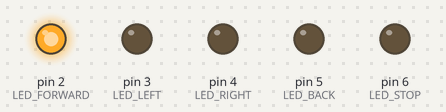
Recording of a sketch running on a simulated Arduino Nano, built with avr-gcc and run on an emulated ATmega328P. On the bench: output pins drawn as LEDs (lit = HIGH).

Above: at 0.2 s.
At 15.2 s:
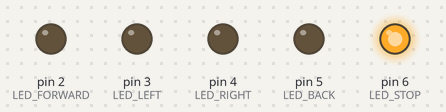
At 31.2 s:
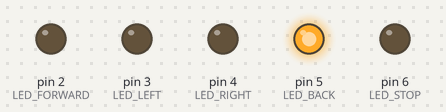
At 39.2 s:
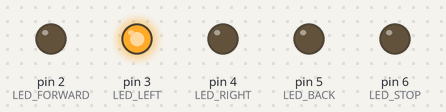
At 47.2 s:
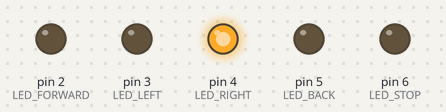
At 62.7 s:
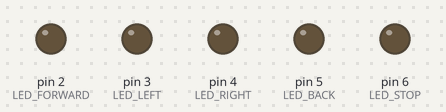
Timing chart, 0 to 63.3 s (numbered marks = the images above):
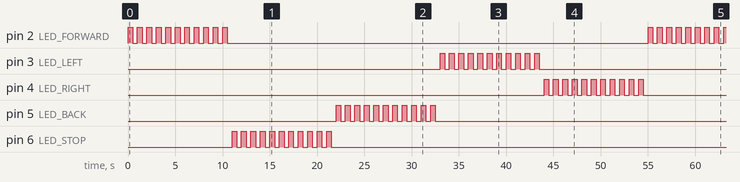

The sketch:

inspire_direction_indicators_top.ino
```cpp
/*
  INNOVATOR INTERNATIONAL (PVT)LTD.
  https://www.innovator.lk/
  --------------------------------------------------------------------------
  Development Platform : Inspire 1.0
  (Arduino development platform)
  --------------------------------------------------------------------------
  Direction Indicators Example (TOP Board).
  --------------------------------------------------------------------------
   Hardware setup :
   plug in a Arduino nano board to the inspire top
   develepment board.
  --------------------------------------------------------------------------
   Connect "Move Indicators" PIN FW(FORWARD) to arduino digital PIN 2(D2)
   Connect "Move Indicators" PIN L (LEFT)    to arduino digital PIN 3(D3)
   Connect "Move Indicators" PIN R (RIGHT)   to arduino digital PIN 4(D4)
   Connect "Move Indicators" PIN BK(BACK)    to arduino digital PIN 5(D5)
   Connect "Move Indicators" PIN ST(STOP)    to arduino digital PIN 6(D6)
  --------------------------------------------------------------------------
  22 march 2021
*/

byte LED_FORWARD = 2;//the number of the Arduino digital PIN,that FW PIN connected to.

byte LED_LEFT = 3;//the number of the Arduino digital PIN,that L PIN connected to.

byte LED_RIGHT = 4;//the number of the Arduino digital PIN,that R PIN connected to.

byte LED_BACK = 5;//the number of the Arduino digital PIN,that BK PIN connected to.

byte LED_STOP = 6;//the number of the Arduino digital PIN,that ST PIN connected to.

boolean FW, BK, ST, L, R, count;

void setup() {
  //initializing all LED PINs as output PINs.
  pinMode(LED_FORWARD, OUTPUT);
  pinMode(LED_LEFT, OUTPUT);
  pinMode(LED_RIGHT, OUTPUT);
  pinMode(LED_BACK, OUTPUT);
  pinMode(LED_STOP, OUTPUT);

  //turning all LEDs off at the begining.
  digitalWrite(LED_FORWARD, LOW);
  digitalWrite(LED_LEFT, LOW);
  digitalWrite(LED_RIGHT, LOW);
  digitalWrite(LED_BACK, LOW);
  digitalWrite(LED_STOP, LOW);
}

void loop() {
  for (int i = 0; i <= 10; i++) {
    forwardIndicator();
  }
  for (int i = 0; i <= 10; i++) {
    stopIndicator();
  }
  for (int i = 0; i <= 10; i++) {
    backwardIndicator();
  }
  for (int i = 0; i <= 10; i++) {
    leftIndicator();
  }

  for (int i = 0; i <= 10; i++) {
    rightIndicator();
  }
}

void leftIndicator() {
  digitalWrite(LED_LEFT, HIGH);
  digitalWrite(LED_RIGHT, LOW);
  delay(500);
  digitalWrite(LED_LEFT, LOW);
  delay(500);
}
void rightIndicator() {
  digitalWrite(LED_RIGHT, HIGH);
  digitalWrite(LED_LEFT, LOW);
  delay(500);
  digitalWrite(LED_RIGHT, LOW);
  delay(500);
}

void forwardIndicator() {
  digitalWrite(LED_FORWARD, HIGH);
  digitalWrite(LED_STOP, LOW);
  delay(500);
  digitalWrite(LED_FORWARD, LOW);
  delay(500);
}

void stopIndicator() {
  digitalWrite(LED_STOP, HIGH);
  digitalWrite(LED_FORWARD, LOW);
  delay(500);
  digitalWrite(LED_STOP, LOW);
  delay(500);
}

void backwardIndicator() {
  digitalWrite(LED_BACK, HIGH);
  digitalWrite(LED_FORWARD, LOW);
  delay(500);
  digitalWrite(LED_BACK, LOW);
  delay(500);
}
```

Measured:
- by itself, pin 2 (LED_FORWARD): repeats every 55.0 s: HIGH 0.50 s, LOW 44.5 s, 10 × (HIGH 0.50 s, LOW 0.50 s)
- by itself, pin 6 (LED_STOP): moves between LOW and HIGH, repeating every 55.0 s
- by itself, pin 3 (LED_LEFT), pin 4 (LED_RIGHT), pin 5 (LED_BACK): goes 10 × (HIGH 0.50 s, LOW 0.50 s), HIGH 0.50 s, LOW 44.5 s, 10 × (HIGH 0.50 s, LOW 0.50 s), HIGH 0.50 s, then LOW
